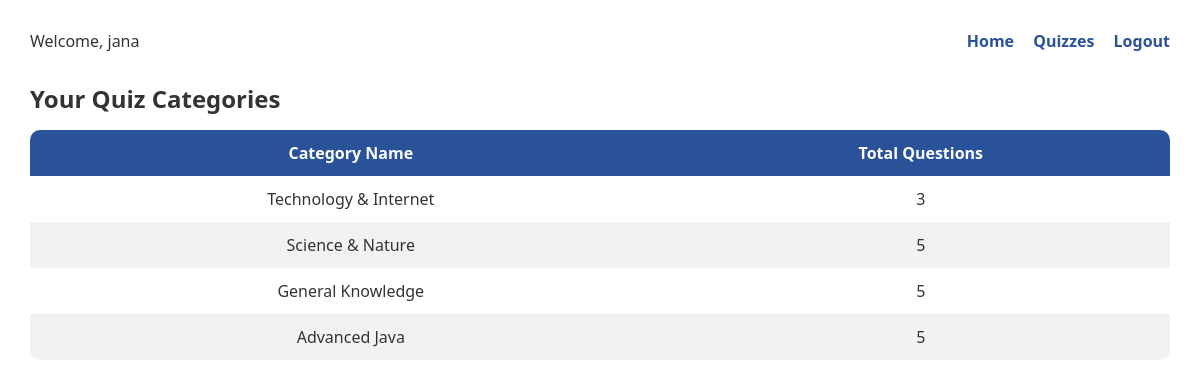
The app's page /host/quizzes (signed in) with its own data.
### models.py (models this page shows, shortened)
class User(UserMixin, db.Model):
    __tablename__ = "user"
    id = db.Column(db.Integer, primary_key=True)
    username = db.Column(db.String(100), unique=True, nullable=False)
    email = db.Column(db.String(150), unique=True, nullable=False)
    password = db.Column(db.String(200), nullable=False)
    role = db.Column(db.String(20), nullable=False)  # host / player
    quizzes = db.relationship(
        "Quiz",
        backref="creator",
        lazy=True,
        cascade="all, delete"
    )
    scores = db.relationship(
        "Score",
        backref="player",   # access using score.player
        lazy=True,
        cascade="all, delete"
    )

class Quiz(db.Model):
    __tablename__ = "quiz"
    id = db.Column(db.Integer, primary_key=True)
    title = db.Column(db.String(200), nullable=False)
    duration = db.Column(db.Integer, nullable=False)
    created_at = db.Column(
        db.DateTime,
        default=datetime.utcnow,
        nullable=False
    )
    creator_id = db.Column(
        db.Integer,
        db.ForeignKey("user.id", ondelete="CASCADE"),
        nullable=False
    )
    questions = db.relationship(
        "Question",
        backref="quiz",
        lazy=True,
        cascade="all, delete-orphan"
    )
    scores = db.relationship(
        "Score",
        backref="quiz",
        lazy=True,
        cascade="all, delete"
    )

### app.py (the view)
@app.route("/host/quizzes")
@login_required
def host_quizzes():
    if current_user.role != "host":
        flash("Access Denied!", "danger")
        return redirect(url_for("home"))
    quizzes = Quiz.query.filter_by(creator_id=current_user.id).all()
    return render_template(
        "host_quizzes.html",
        quizzes=quizzes,
        username=current_user.username
    )

### app.py (called while the page is built)
@login_manager.user_loader
def load_user(user_id):
    return User.query.get(int(user_id))

### templates/host_quizzes.html
{% extends "layout.html" %}
{% block content %}
<div class="host-wrapper">
    <div class="top-bar">
        <div class="welcome">
            Welcome, {{ username }}
        </div>
        <div class="nav-links">
            <a href="{{ url_for('dashboard_host') }}">Home</a>
            <a href="{{ url_for('host_quizzes') }}">Quizzes</a>
            <a href="{{ url_for('logout') }}">Logout</a>
        </div>
    </div>
    <div class="quiz-list">
        <h2>Your Quiz Categories</h2>
        {% if quizzes and quizzes|length > 0 %}
        <table>
            <thead>
                <tr>
                    <th>Category Name</th>
                    <th>Total Questions</th>
                </tr>
            </thead>
            <tbody>
                {% for quiz in quizzes %}
                <tr>
                    <td>{{ quiz.title }}</td>
                    <td>{{ quiz.questions|length }}</td>
                </tr>
                {% endfor %}
            </tbody>
        </table>
        {% else %}
            <p>No quizzes created yet.</p>
        {% endif %}
    </div>
</div>
{% endblock %}

### static/css/style.css (style rules this page uses)
* { margin: 0; padding: 0; box-sizing: border-box; font-family: 'Segoe UI', sans-serif; }
body { background: linear-gradient(135deg, #1e3c72, #2a5298); min-height: 100vh; color: #333; }
h1, h2, h3 { margin-bottom: 15px; }
a { text-decoration: none; }
body { margin: 0; font-family: 'Segoe UI', sans-serif; background: linear-gradient(135deg, #667eea, #764ba2); min-height: 100vh; }
.dashboard-wrapper, .host-wrapper, .admin-wrapper { padding: 30px; background: white; min-height: 100vh; }
.top-nav, .top-bar, .admin-top-bar { display: flex; justify-content: space-between; margin-bottom: 30px; }
.nav-links a { margin-left: 15px; font-weight: 600; color: #2a5298; }
table { width: 100%; border-collapse: collapse; background: white; border-radius: 10px; overflow: hidden; }
thead { background: #2a5298; color: white; }
th, td { padding: 12px; text-align: center; }
tbody tr:nth-child(even) { background: #f2f2f2; }
body { background: linear-gradient(135deg, #eef2ff, #dbeafe); font-family: 'Segoe UI', sans-serif; }

### records on screen
User: username "jana"
Quiz: title "Technology & Internet", questions|length "3"
Quiz: title "Science & Nature", questions|length "5"
Quiz: title "General Knowledge", questions|length "5"
Quiz: title "Advanced Java", questions|length "5"
